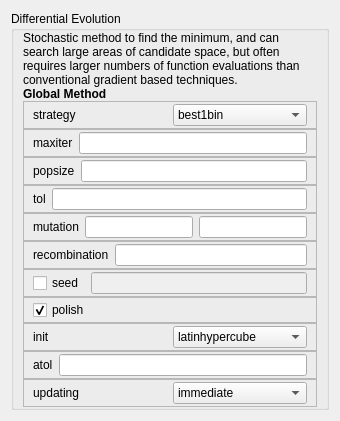
     <widget class="QWidget" name="differentialevolution">
      <attribute name="title">
       <string>Evolution</string>
      </attribute>
      <layout class="QVBoxLayout" name="verticalLayout_12">
       <item>
        <widget class="QGroupBox" name="groupBox_9">
         <property name="title">
          <string>Differential Evolution</string>
         </property>
         <layout class="QVBoxLayout" name="verticalLayout_14">
          <property name="spacing">
           <number>0</number>
          </property>
          <property name="topMargin">
           <number>0</number>
          </property>
          <property name="bottomMargin">
           <number>0</number>
          </property>
          <item>
           <widget class="QLabel" name="label_10">
            <property name="text">
             <string>Stochastic method to find the minimum, and can search large areas of candidate space, but often requires larger numbers of function evaluations than conventional gradient based techniques.</string>
            </property>
            <property name="wordWrap">
             <bool>true</bool>
            </property>
           </widget>
          </item>
          <item>
           <widget class="QLabel" name="label_11">
            <property name="font">
             <font>
              <weight>75</weight>
              <bold>true</bold>
             </font>
            </property>
            <property name="text">
             <string>Global Method</string>
            </property>
           </widget>
          </item>
          <item>
           <widget class="QFrame" name="frame_18">
            <property name="frameShape">
             <enum>QFrame::StyledPanel</enum>
            </property>
            <property name="frameShadow">
             <enum>QFrame::Raised</enum>
            </property>
            <layout class="QHBoxLayout" name="horizontalLayout_19">
             <property name="spacing">
              <number>6</number>
             </property>
             <property name="topMargin">
              <number>2</number>
             </property>
             <property name="bottomMargin">
              <number>2</number>
             </property>
             <item>
              <widget class="QLabel" name="label_27">
               <property name="text">
                <string>strategy</string>
               </property>
              </widget>
             </item>
             <item>
              <widget class="QComboBox" name="diffevolstrategycomboBox">
               <property name="toolTip">
                <string>The differential evolution strategy to use. The default is ‘best1bin’.</string>
               </property>
               <item>
                <property name="text">
                 <string>best1bin</string>
                </property>
               </item>
               <item>
                <property name="text">
                 <string>best1exp</string>
                </property>
               </item>
               <item>
                <property name="text">
                 <string>rand1exp</string>
                </property>
               </item>
               <item>
                <property name="text">
                 <string>randtobest1exp</string>
                </property>
               </item>
               <item>
                <property name="text">
                 <string>currenttobest1exp</string>
                </property>
               </item>
               <item>
                <property name="text">
                 <string>best2exp</string>
                </property>
               </item>
               <item>
                <property name="text">
                 <string>rand2exp</string>
                </property>
               </item>
               <item>
                <property name="text">
                 <string>randtobest1bin</string>
                </property>
               </item>
               <item>
                <property name="text">
                 <string>currenttobest1bin</string>
                </property>
               </item>
               <item>
                <property name="text">
                 <string>best2bin</string>
                </property>
               </item>
               <item>
                <property name="text">
                 <string>rand2bin</string>
                </property>
               </item>
               <item>
                <property name="text">
                 <string>rand1bin</string>
                </property>
               </item>
              </widget>
             </item>
            </layout>
           </widget>
          </item>
          <item>
           <widget class="QFrame" name="frame_19">
            <property name="frameShape">
             <enum>QFrame::StyledPanel</enum>
            </property>
            <property name="frameShadow">
             <enum>QFrame::Raised</enum>
            </property>
            <layout class="QHBoxLayout" name="horizontalLayout_20">
             <property name="topMargin">
              <number>2</number>
             </property>
             <property name="bottomMargin">
              <number>2</number>
             </property>
             <item>
              <widget class="QLabel" name="label_28">
               <property name="text">
                <string>maxiter</string>
               </property>
              </widget>
             </item>
             <item>
              <widget class="QLineEdit" name="diffevolmaxiterlineEdit">
               <property name="toolTip">
                <string>The maximum number of generations over which the entire population is evolved. The maximum number of function evaluations (with no polishing) is: (maxiter + 1) * popsize * len(x)</string>
               </property>
              </widget>
             </item>
            </layout>
           </widget>
          </item>
          <item>
           <widget class="QFrame" name="frame_20">
            <property name="frameShape">
             <enum>QFrame::StyledPanel</enum>
            </property>
            <property name="frameShadow">
             <enum>QFrame::Raised</enum>
            </property>
            <layout class="QHBoxLayout" name="horizontalLayout_21">
             <property name="topMargin">
              <number>2</number>
             </property>
             <property name="bottomMargin">
              <number>2</number>
             </property>
             <item>
              <widget class="QLabel" name="label_29">
               <property name="text">
                <string>popsize</string>
               </property>
              </widget>
             </item>
             <item>
              <widget class="QLineEdit" name="diffevolpopsizelineEdit">
               <property name="toolTip">
                <string>A multiplier for setting the total population size. The population has popsize * len(x) individuals</string>
               </property>
              </widget>
             </item>
            </layout>
           </widget>
          </item>
          <item>
           <widget class="QFrame" name="frame_21">
            <property name="frameShape">
             <enum>QFrame::StyledPanel</enum>
            </property>
            <property name="frameShadow">
             <enum>QFrame::Raised</enum>
            </property>
            <layout class="QHBoxLayout" name="horizontalLayout_22">
             <property name="topMargin">
              <number>2</number>
             </property>
             <property name="bottomMargin">
              <number>2</number>
             </property>
             <item>
              <widget class="QLabel" name="label_30">
               <property name="text">
                <string>tol</string>
               </property>
              </widget>
             </item>
             <item>
              <widget class="QLineEdit" name="diffevoltollineEdit">
               <property name="toolTip">
                <string>Relative tolerance for convergence, the solving stops when np.std(pop) &lt;= atol + tol * np.abs(np.mean(population_energies)), where and atol and tol are the absolute and relative tolerance respectively.</string>
               </property>
              </widget>
             </item>
            </layout>
           </widget>
          </item>
          <item>
           <widget class="QFrame" name="frame_22">
            <property name="frameShape">
             <enum>QFrame::StyledPanel</enum>
            </property>
            <property name="frameShadow">
             <enum>QFrame::Raised</enum>
            </property>
            <layout class="QHBoxLayout" name="horizontalLayout_23">
             <property name="topMargin">
              <number>2</number>
             </property>
             <property name="bottomMargin">
              <number>2</number>
             </property>
             <item>
              <widget class="QLabel" name="label_31">
               <property name="text">
                <string>mutation</string>
               </property>
              </widget>
             </item>
             <item>
              <widget class="QLineEdit" name="diffevolmutationAlineEdit">
               <property name="toolTip">
                <string>The mutation constant, also known as differential weight.If specified as a tuple (min, max) dithering is employed. Dithering randomly changes the mutation constant on a generation by generation basis. The mutation constant for that generation is taken from U[min, max). Dithering can help speed convergence significantly. Increasing the mutation constant increases the search radius, but will slow down convergence.</string>
               </property>
              </widget>
             </item>
             <item>
              <widget class="QLineEdit" name="diffevolmutationBlineEdit">
               <property name="toolTip">
                <string>The mutation constant, also known as differential weight.If specified as a tuple (min, max) dithering is employed. Dithering randomly changes the mutation constant on a generation by generation basis. The mutation constant for that generation is taken from U[min, max). Dithering can help speed convergence significantly. Increasing the mutation constant increases the search radius, but will slow down convergence.</string>
               </property>
              </widget>
             </item>
            </layout>
           </widget>
          </item>
          <item>
           <widget class="QFrame" name="frame_23">
            <property name="frameShape">
             <enum>QFrame::StyledPanel</enum>
            </property>
            <property name="frameShadow">
             <enum>QFrame::Raised</enum>
            </property>
            <layout class="QHBoxLayout" name="horizontalLayout_24">
             <property name="topMargin">
              <number>2</number>
             </property>
             <property name="bottomMargin">
              <number>2</number>
             </property>
             <item>
              <widget class="QLabel" name="label_32">
               <property name="text">
                <string>recombination</string>
               </property>
              </widget>
             </item>
             <item>
              <widget class="QLineEdit" name="diffevolrecombinationlineEdit">
               <property name="toolTip">
                <string>The recombination constant, also known as the crossover probability, in the range [0, 1]. Increasing this value allows a larger number of mutants to progress into the next generation, but at the risk of population stability.</string>
               </property>
              </widget>
             </item>
            </layout>
           </widget>
          </item>
          <item>
           <widget class="QFrame" name="frame_24">
            <property name="frameShape">
             <enum>QFrame::StyledPanel</enum>
            </property>
            <property name="frameShadow">
             <enum>QFrame::Raised</enum>
            </property>
            <layout class="QHBoxLayout" name="horizontalLayout_25">
             <property name="topMargin">
              <number>2</number>
             </property>
             <property name="bottomMargin">
              <number>2</number>
             </property>
             <item>
              <widget class="QCheckBox" name="diffevolseedcheckBox">
               <property name="toolTip">
                <string>Seed for random numbers</string>
               </property>
               <property name="text">
                <string>seed</string>
               </property>
              </widget>
             </item>
             <item>
              <widget class="QLineEdit" name="diffevolseedlineEdit">
               <property name="enabled">
                <bool>false</bool>
               </property>
               <property name="toolTip">
                <string>Seed for random numbers</string>
               </property>
              </widget>
             </item>
            </layout>
           </widget>
          </item>
          <item>
           <widget class="QFrame" name="frame_25">
            <property name="frameShape">
             <enum>QFrame::StyledPanel</enum>
            </property>
            <property name="frameShadow">
             <enum>QFrame::Raised</enum>
            </property>
            <layout class="QHBoxLayout" name="horizontalLayout_26">
             <property name="topMargin">
              <number>2</number>
             </property>
             <property name="bottomMargin">
              <number>2</number>
             </property>
             <item>
              <widget class="QCheckBox" name="diffevolpolishcheckBox">
               <property name="toolTip">
                <string>If True (default), then scipy.optimize.minimize with the L-BFGS-B method is used to polish the best population member at the end, which can improve the minimization slightly. If a constrained problem is being studied then the trust-constr method is used instead.</string>
               </property>
               <property name="text">
                <string>polish</string>
               </property>
               <property name="checked">
                <bool>true</bool>
               </property>
              </widget>
             </item>
            </layout>
           </widget>
          </item>
          <item>
           <widget class="QFrame" name="frame_26">
            <property name="frameShape">
             <enum>QFrame::StyledPanel</enum>
            </property>
            <property name="frameShadow">
             <enum>QFrame::Raised</enum>
            </property>
            <layout class="QHBoxLayout" name="horizontalLayout_27">
             <property name="topMargin">
              <number>2</number>
             </property>
             <property name="bottomMargin">
              <number>2</number>
             </property>
             <item>
              <widget class="QLabel" name="label_33">
               <property name="text">
                <string>init</string>
               </property>
              </widget>
             </item>
             <item>
              <widget class="QComboBox" name="diffevolinitcomboBox">
               <property name="toolTip">
                <string>Specify which type of population initialization is performed. The default is ‘latinhypercube’. Latin Hypercube sampling tries to maximize coverage of the available parameter space. ‘random’ initializes the population randomly - this has the drawback that clustering can occur, preventing the whole of parameter space being covered.</string>
               </property>
               <item>
                <property name="text">
                 <string>latinhypercube</string>
                </property>
               </item>
               <item>
                <property name="text">
                 <string>random</string>
                </property>
               </item>
              </widget>
             </item>
            </layout>
           </widget>
          </item>
          <item>
           <widget class="QFrame" name="frame_27">
            <property name="frameShape">
             <enum>QFrame::StyledPanel</enum>
            </property>
            <property name="frameShadow">
             <enum>QFrame::Raised</enum>
            </property>
            <layout class="QHBoxLayout" name="horizontalLayout_28">
             <property name="topMargin">
              <number>2</number>
             </property>
             <property name="bottomMargin">
              <number>2</number>
             </property>
             <item>
              <widget class="QLabel" name="label_34">
               <property name="text">
                <string>atol</string>
               </property>
              </widget>
             </item>
             <item>
              <widget class="QLineEdit" name="diffevolatollineEdit">
               <property name="toolTip">
                <string>Absolute tolerance for convergence, the solving stops when np.std(pop) &lt;= atol + tol * np.abs(np.mean(population_energies)), where and atol and tol are the absolute and relative tolerance respectively.</string>
               </property>
              </widget>
             </item>
            </layout>
           </widget>
          </item>
          <item>
           <widget class="QFrame" name="frame_28">
            <property name="frameShape">
             <enum>QFrame::StyledPanel</enum>
            </property>
            <property name="frameShadow">
             <enum>QFrame::Raised</enum>
            </property>
            <layout class="QHBoxLayout" name="horizontalLayout_29">
             <property name="topMargin">
              <number>2</number>
             </property>
             <property name="bottomMargin">
              <number>2</number>
             </property>
             <item>
              <widget class="QLabel" name="label_35">
               <property name="text">
                <string>updating</string>
               </property>
              </widget>
             </item>
             <item>
              <widget class="QComboBox" name="diffevolupdatingcomboBox">
               <property name="toolTip">
                <string>If 'immediate', the best solution vector is continuously updated within a single generation. This can lead to faster convergence as trial vectors can take advantage of continuous improvements in the best solution. With 'deferred', the best solution vector is updated once per generation.</string>
               </property>
               <item>
                <property name="text">
                 <string>immediate</string>
                </property>
               </item>
               <item>
                <property name="text">
                 <string>deferred</string>
                </property>
               </item>
              </widget>
             </item>
            </layout>
           </widget>
          </item>
         </layout>
        </widget>
       </item>
      </layout>
     </widget>
